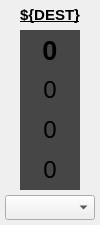
<?xml version="1.0" encoding="UTF-8"?>
<ui version="4.0">
 <class>Form</class>
 <widget class="QWidget" name="Form">
  <property name="geometry">
   <rect>
    <x>0</x>
    <y>0</y>
    <width>100</width>
    <height>225</height>
   </rect>
  </property>
  <property name="minimumSize">
   <size>
    <width>100</width>
    <height>0</height>
   </size>
  </property>
  <property name="maximumSize">
   <size>
    <width>100</width>
    <height>16777215</height>
   </size>
  </property>
  <property name="windowTitle">
   <string>Form</string>
  </property>
  <widget class="QLabel" name="label">
   <property name="geometry">
    <rect>
     <x>0</x>
     <y>5</y>
     <width>100</width>
     <height>20</height>
    </rect>
   </property>
   <property name="font">
    <font>
     <pointsize>11</pointsize>
     <weight>75</weight>
     <bold>true</bold>
     <underline>true</underline>
    </font>
   </property>
   <property name="text">
    <string>${DEST}</string>
   </property>
   <property name="alignment">
    <set>Qt::AlignCenter</set>
   </property>
  </widget>
  <widget class="PyDMLabel" name="PyDMLabel">
   <property name="geometry">
    <rect>
     <x>20</x>
     <y>30</y>
     <width>60</width>
     <height>40</height>
    </rect>
   </property>
   <property name="font">
    <font>
     <pointsize>20</pointsize>
     <weight>75</weight>
     <bold>true</bold>
    </font>
   </property>
   <property name="toolTip">
    <string/>
   </property>
   <property name="styleSheet">
    <string notr="true">background-color: rgb(70, 70, 70);</string>
   </property>
   <property name="text">
    <string>0</string>
   </property>
   <property name="alignment">
    <set>Qt::AlignCenter</set>
   </property>
   <property name="alarmSensitiveContent" stdset="0">
    <bool>true</bool>
   </property>
   <property name="channel" stdset="0">
    <string>ca://${P}:${DEST}_BC</string>
   </property>
  </widget>
  <widget class="PyDMLabel" name="PyDMLabel_2">
   <property name="geometry">
    <rect>
     <x>20</x>
     <y>70</y>
     <width>60</width>
     <height>40</height>
    </rect>
   </property>
   <property name="font">
    <font>
     <pointsize>18</pointsize>
    </font>
   </property>
   <property name="toolTip">
    <string/>
   </property>
   <property name="styleSheet">
    <string notr="true">background-color: rgb(70, 70, 70);</string>
   </property>
   <property name="text">
    <string>0</string>
   </property>
   <property name="alignment">
    <set>Qt::AlignCenter</set>
   </property>
   <property name="alarmSensitiveContent" stdset="0">
    <bool>true</bool>
   </property>
   <property name="channel" stdset="0">
    <string>ca://${P}:${DEST}_SW_BC</string>
   </property>
  </widget>
  <widget class="PyDMLabel" name="PyDMLabel_3">
   <property name="geometry">
    <rect>
     <x>20</x>
     <y>110</y>
     <width>60</width>
     <height>40</height>
    </rect>
   </property>
   <property name="font">
    <font>
     <pointsize>18</pointsize>
    </font>
   </property>
   <property name="toolTip">
    <string/>
   </property>
   <property name="styleSheet">
    <string notr="true">background-color: rgb(70, 70, 70);</string>
   </property>
   <property name="text">
    <string>0</string>
   </property>
   <property name="alignment">
    <set>Qt::AlignCenter</set>
   </property>
   <property name="alarmSensitiveContent" stdset="0">
    <bool>true</bool>
   </property>
   <property name="channel" stdset="0">
    <string>ca://${P}:${DEST}_FW_BC</string>
   </property>
  </widget>
  <widget class="PyDMLabel" name="PyDMLabel_4">
   <property name="geometry">
    <rect>
     <x>20</x>
     <y>150</y>
     <width>60</width>
     <height>40</height>
    </rect>
   </property>
   <property name="font">
    <font>
     <pointsize>18</pointsize>
    </font>
   </property>
   <property name="toolTip">
    <string/>
   </property>
   <property name="styleSheet">
    <string notr="true">background-color: rgb(70, 70, 70);</string>
   </property>
   <property name="text">
    <string>0</string>
   </property>
   <property name="alignment">
    <set>Qt::AlignCenter</set>
   </property>
   <property name="alarmSensitiveContent" stdset="0">
    <bool>true</bool>
   </property>
   <property name="channel" stdset="0">
    <string>ca://${P}:${DEST}_LATCHED_BC</string>
   </property>
  </widget>
  <widget class="PyDMEnumComboBox" name="PyDMEnumComboBox">
   <property name="geometry">
    <rect>
     <x>5</x>
     <y>195</y>
     <width>90</width>
     <height>25</height>
    </rect>
   </property>
   <property name="toolTip">
    <string/>
   </property>
   <property name="channel" stdset="0">
    <string>ca://${P}:${DEST}_FORCE_BC</string>
   </property>
  </widget>
 </widget>
 <customwidgets>
  <customwidget>
   <class>PyDMLabel</class>
   <extends>QLabel</extends>
   <header>pydm.widgets.label</header>
  </customwidget>
  <customwidget>
   <class>PyDMEnumComboBox</class>
   <extends>QComboBox</extends>
   <header>pydm.widgets.enum_combo_box</header>
  </customwidget>
 </customwidgets>
 <resources/>
 <connections/>
</ui>
